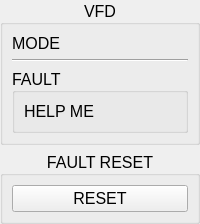
                         <widget class="QFrame" name="frame">
                          <layout class="QVBoxLayout" name="verticalLayout_29">
                           <property name="leftMargin">
                            <number>0</number>
                           </property>
                           <property name="topMargin">
                            <number>0</number>
                           </property>
                           <property name="rightMargin">
                            <number>0</number>
                           </property>
                           <property name="bottomMargin">
                            <number>0</number>
                           </property>
                           <item>
                            <widget class="QGroupBox" name="groupBox_21">
                             <property name="font">
                              <font>
                               <pointsize>12</pointsize>
                              </font>
                             </property>
                             <property name="title">
                              <string>VFD</string>
                             </property>
                             <property name="alignment">
                              <set>Qt::AlignCenter</set>
                             </property>
                             <layout class="QGridLayout" name="gridLayout_4">
                              <item row="0" column="0">
                               <widget class="QLabel" name="label_32">
                                <property name="text">
                                 <string>MODE</string>
                                </property>
                               </widget>
                              </item>
                              <item row="0" column="1">
                               <widget class="HALLabel" name="hallabel_mode_vfd">
                                <property name="float_pin_type" stdset="0">
                                 <bool>true</bool>
                                </property>
                               </widget>
                              </item>
                              <item row="1" column="0" colspan="2">
                               <widget class="Line" name="line_21">
                                <property name="orientation">
                                 <enum>Qt::Horizontal</enum>
                                </property>
                               </widget>
                              </item>
                              <item row="2" column="0" colspan="2">
                               <widget class="QGroupBox" name="groupBox_29">
                                <property name="title">
                                 <string>FAULT</string>
                                </property>
                                <property name="alignment">
                                 <set>Qt::AlignLeading|Qt::AlignLeft|Qt::AlignVCenter</set>
                                </property>
                                <layout class="QHBoxLayout" name="horizontalLayout_17">
                                 <item>
                                  <widget class="HALLabel" name="hallabel_4">
                                   <property name="text">
                                    <string>HELP ME</string>
                                   </property>
                                   <property name="bit_pin_type" stdset="0">
                                    <bool>true</bool>
                                   </property>
                                  </widget>
                                 </item>
                                 <item>
                                  <widget class="LED" name="led_x_fault_3">
                                   <property name="color">
                                    <color>
                                     <red>255</red>
                                     <green>0</green>
                                     <blue>0</blue>
                                    </color>
                                   </property>
                                  </widget>
                                 </item>
                                </layout>
                               </widget>
                              </item>
                             </layout>
                            </widget>
                           </item>
                           <item>
                            <widget class="QGroupBox" name="groupBox_22">
                             <property name="font">
                              <font>
                               <pointsize>12</pointsize>
                              </font>
                             </property>
                             <property name="title">
                              <string>FAULT RESET</string>
                             </property>
                             <property name="alignment">
                              <set>Qt::AlignCenter</set>
                             </property>
                             <layout class="QVBoxLayout" name="verticalLayout_34">
                              <item>
                               <widget class="PushButton" name="btn_fault_reset">
                                <property name="text">
                                 <string>RESET</string>
                                </property>
                               </widget>
                              </item>
                             </layout>
                            </widget>
                           </item>
                          </layout>
                         </widget>
